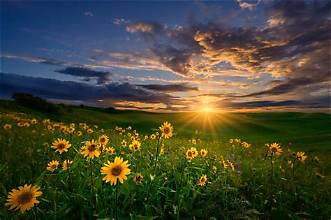
#> input picture Day25/Input_Images/sample.jpg, 331 x 220 px, found by its file name
$ python histogram_equalization.py
#> lines starting #> are read from the running program, lines starting #| are printed output that depends on the picture

import cv2
import os

# Load input image in grayscale
image_path = "Input_Images/sample.jpg"
image = cv2.imread(image_path, cv2.IMREAD_GRAYSCALE)
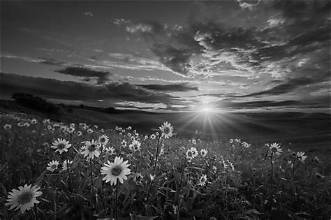
#> image: shape (220, 331); min 0, max 250, mean 68.8

if image is None:
    print("Error: Image not found!")
else:
    # Apply Histogram Equalization
    equalized_image = cv2.equalizeHist(image)
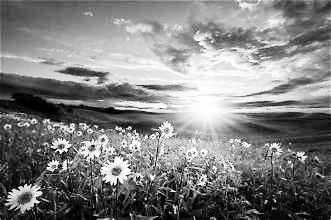
#> equalized_image: shape (220, 331); min 0, max 255, mean 128.4

    # Create output directory
    output_dir = "Image_Enhancement/histogram_outputs"
    os.makedirs(output_dir, exist_ok=True)

    # Save equalized image
    output_path = os.path.join(output_dir, "histogram_equalized.jpg")
    cv2.imwrite(output_path, equalized_image)

    print("Histogram Equalization completed successfully!")
